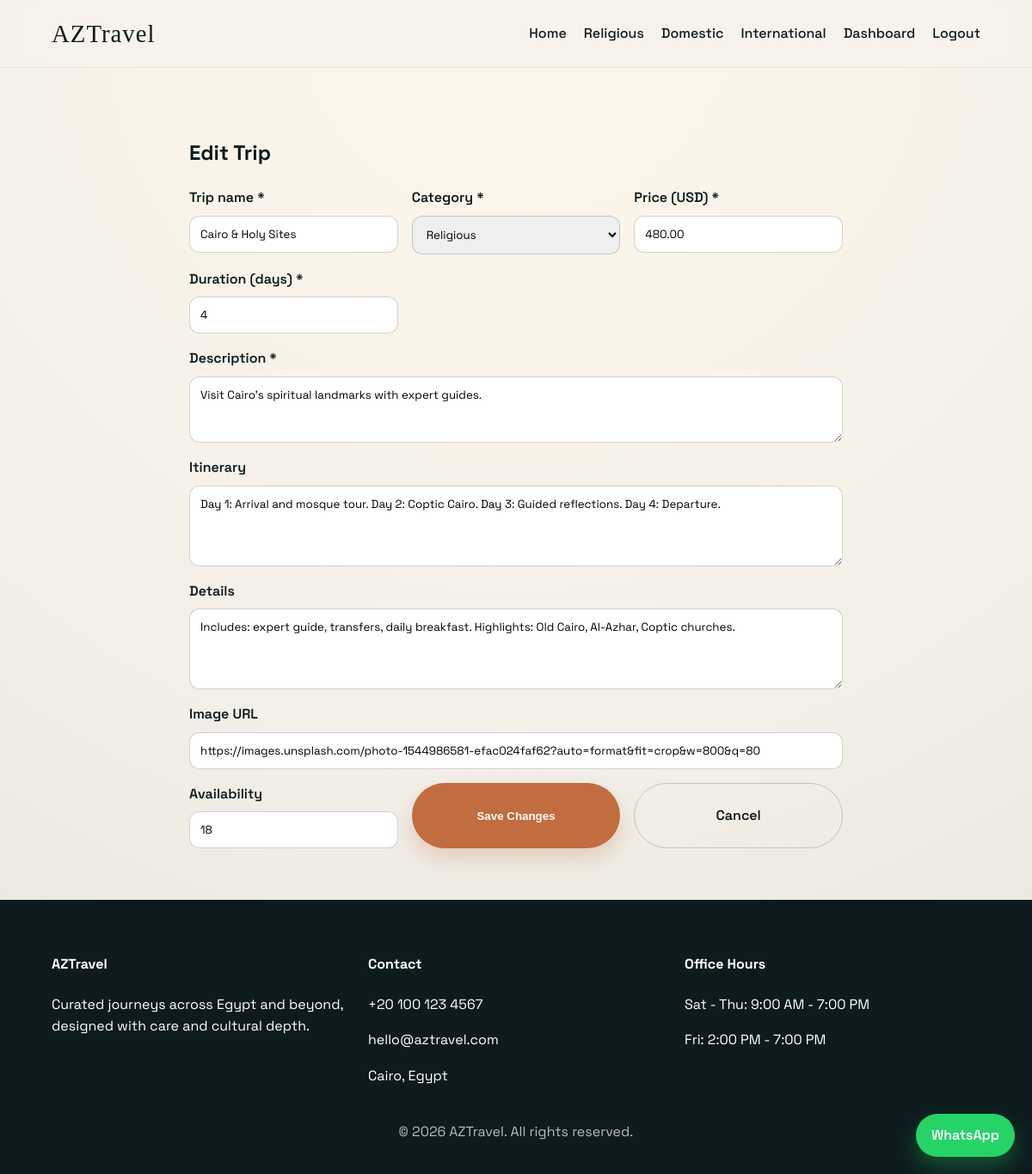
The page /edit_trip.php?id=1 (signed in) on the database its author committed.
### tables this page shows
CREATE TABLE IF NOT EXISTS trips (
  id INT AUTO_INCREMENT PRIMARY KEY,
  name VARCHAR(120) NOT NULL,
  description TEXT NOT NULL,
  price DECIMAL(10,2) NOT NULL,
  duration_days INT NOT NULL,
  category ENUM('religious','domestic','international') NOT NULL,
  image_url VARCHAR(255) DEFAULT NULL,
  itinerary TEXT,
  details TEXT,
  availability INT NOT NULL DEFAULT 0,
  created_at TIMESTAMP DEFAULT CURRENT_TIMESTAMP,
  updated_at TIMESTAMP DEFAULT CURRENT_TIMESTAMP ON UPDATE CURRENT_TIMESTAMP
);

### includes/config.php (called while the page is built, shortened)
<?php
function e(string $value): string {
    return htmlspecialchars($value, ENT_QUOTES, 'UTF-8');
}
?>

### edit_trip.php (the view, shortened to what this page needs)
<?php
require_once __DIR__ . '/includes/config.php';
require_once __DIR__ . '/includes/auth.php';
$id = isset($_GET['id']) ? (int)$_GET['id'] : 0;
$stmt = $pdo->prepare('SELECT * FROM trips WHERE id = :id');
$stmt->execute(['id' => $id]);
$trip = $stmt->fetch();
require_once __DIR__ . '/includes/header.php';
?>
<section class="dashboard">
    <div class="container form-page">
        <h2>Edit Trip</h2>
        <form method="post" class="form-grid">
            <label>
                Trip name *
                <input type="text" name="name" value="<?php echo e($trip['name']); ?>" required>
            </label>
            <label>
                Category *
                <select name="category" required>
                    <option value="religious" <?php echo ($trip['category'] === 'religious') ? 'selected' : ''; ?>>Religious</option>
                </select>
            </label>
            <label>
                Price (USD) *
                <input type="number" step="0.01" name="price" value="<?php echo e($trip['price']); ?>" required>
            </label>
            <label>
                Duration (days) *
                <input type="number" name="duration_days" value="<?php echo e($trip['duration_days']); ?>" required>
            </label>
            <label class="full">
                Description *
                <textarea name="description" rows="3" required><?php echo e($trip['description']); ?></textarea>
            </label>
            <label class="full">
                Itinerary
                <textarea name="itinerary" rows="4"><?php echo e($trip['itinerary']); ?></textarea>
            </label>
            <label class="full">
                Details
                <textarea name="details" rows="4"><?php echo e($trip['details'] ?? ''); ?></textarea>
            </label>
            <label class="full">
                Image URL
                <input type="url" name="image_url" value="<?php echo e($trip['image_url']); ?>">
            </label>
            <label>
                Availability
                <input type="number" name="availability" value="<?php echo e($trip['availability']); ?>">
            </label>
            <button class="btn" type="submit">Save Changes</button>
            <a class="btn ghost" href="dashboard.php">Cancel</a>
        </form>
    </div>
</section>
<?php require_once __DIR__ . '/includes/footer.php'; ?>

### assets/css/style.css (style rules this page uses)
* { box-sizing: border-box; }
body { margin: 0; font-family: var(--font-body); color: var(--dark); background: radial-gradient(circle at top, #fff6ea, #f2efe8 60%, #e8e3d9 100%); line-height: 1.6; }
a { color: inherit; text-decoration: none; }
.container { width: min(1100px, 90%); margin: 0 auto; }
.btn { display: inline-flex; align-items: center; justify-content: center; background: var(--accent); color: var(--light); padding: 12px 24px; border-radius: 999px; font-weight: 600; border: none; cursor: pointer; transition: transform 0.3s ease, box-shadow 0.3s ease; box-shadow: 0 12px 24px rgba(194, 109, 63, 0.25); }
.btn.ghost { background: transparent; color: var(--dark); border: 1px solid rgba(13, 27, 30, 0.2); box-shadow: none; }
.contact-form label, .form-grid label, .filter-form input, .filter-form select { display: flex; flex-direction: column; font-weight: 600; gap: 8px; }
input, textarea, select { padding: 12px; border-radius: 12px; border: 1px solid rgba(13, 27, 30, 0.2); font-family: var(--font-body); }
.dashboard { padding: 60px 0; }
.form-page { max-width: 760px; }
.form-grid { display: grid; grid-template-columns: repeat(auto-fit, minmax(220px, 1fr)); gap: 16px; }
.form-grid .full { grid-column: 1 / -1; }

### rows shown on the page
trips: name "Cairo & Holy Sites", category "Religious", price "480.00", duration_days "4", description "Visit Cairo’s spiritual landmarks with expert guides.", itinerary "Day 1: Arrival and mosque tour. Day 2: Coptic Cairo. Day 3: Guided reflections. Day 4: Departure.", details "Includes: expert guide, transfers, daily breakfast. Highlights: Old Cairo, Al-Azhar, Coptic churches.", image_url "https://images.unsplash.com/photo-1544986581-efac024faf62?auto=format&fit=crop&w=800&q=80", availability "18"
